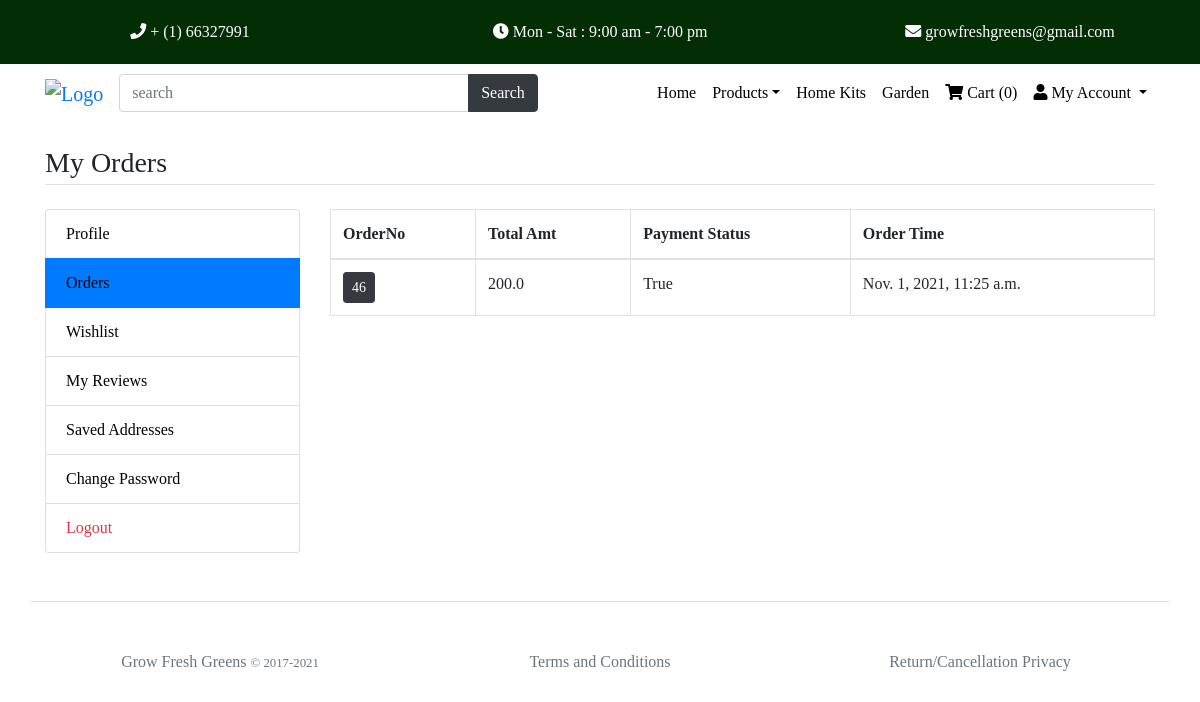
Page /my-orders (signed in) on the committed database.
### main/models.py (models this page shows)
class CartOrder(models.Model):
    user=models.ForeignKey(User,on_delete=models.CASCADE)
    total_amt=models.FloatField()
    paid_status=models.BooleanField(default=True)
    order_dt=models.DateTimeField(auto_now_add=True)
    order_status=models.CharField(choices=status_choice,default='process',max_length=150)

### main/views.py (the view)
# urls.py: path('my-orders',views.my_orders, name='my_orders'),
def my_orders(request):
	orders=CartOrder.objects.filter(user=request.user).order_by('-id')
	return render(request, 'user/orders.html',{'orders':orders})

### main/templates/user/orders.html
{% extends 'base.html' %}
{% load static %}
{% block content %}
<main class="container my-4" style="font-family: Cambria, Cochin, Georgia, Times, 'Times New Roman', serif;">
	<h3 class="my-4 border-bottom pb-1">My Orders</h3>
	<div class="row">
		<div class="col-md-3">
			{% include 'user/user-sidebar.html' %}
		</div>
		<div class="col-md-9">
			<div class="table-responsive">
				<table class="table-bordered table">
					<thead>
						<tr>
							<th>OrderNo</th>
							<th>Total Amt</th>
							<th>Payment Status</th>
							<th>Order Time</th>
						</tr>
					</thead>
					<tbody>
						{% for order in orders %}
						<tr>
							<td><a href="{% url 'my_order_items' order.id %}" class="btn btn-sm btn-dark">{{order.id}}</a></td>
							<td>{{order.total_amt}}</td>
							<td>{{order.paid_status}}</td>
							<td>{{order.order_dt}}</td>
						</tr>
						{% endfor %}
					</tbody>
				</table>
			</div>
		</div>
	</div>
</main>
{% endblock %}

### main/static/custom.css (style rules this page uses)
main,body,div,h1,a { font-family:"Cambria, Cochin, Georgia, Times, 'Times New Roman', serif"; }

### rows in the picture
CartOrder: id "46", total_amt "200.0", paid_status "True", order_dt "Nov. 1, 2021, 11:25 a.m."

### other values in the picture
{{ request.session.cartdata|length }} "0"
